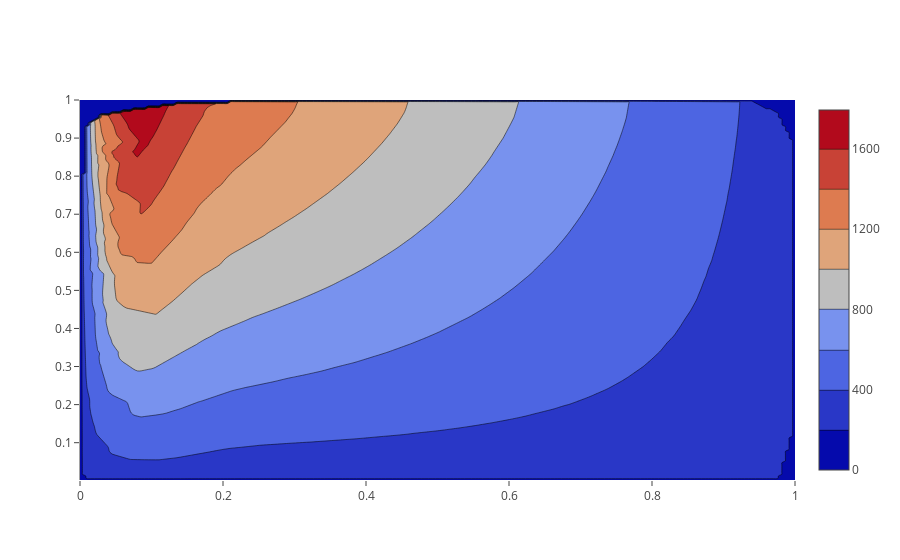

Notebook source saved alongside this figure:
### Code cell
import plotly.graph_objs as go
data=[
    go.Contour(
    z=np.nan_to_num(Z),
    x=xi,
    y=yi    
    )
]
pyoff.iplot(data)

### Figure 1 — Plotly figure (JSON) as saved in the notebook; plotly's stock layout.template omitted (floating-point values rounded to 4 significant figures; data arrays with more than 128 entries replaced by an {"elided": "..."} marker saying what was removed)
{"data": [{"autocontour": true, "contours": {"end": 1600, "size": 200, "start": 200}, "type": "contour", "uid": "22c82da3-7484-4034-838e-eb03caa478be", "x": {"elided": "200 float values"}, "y": {"elided": "200 float values"}, "z": {"elided": "200x200 float values"}, "zauto": true, "zmax": 1793.0, "zmin": 0}], "layout": {"autosize": true, "xaxis": {"autorange": true, "range": [0, 1], "type": "linear"}, "yaxis": {"autorange": true, "range": [0.002, 1], "type": "linear"}}}
